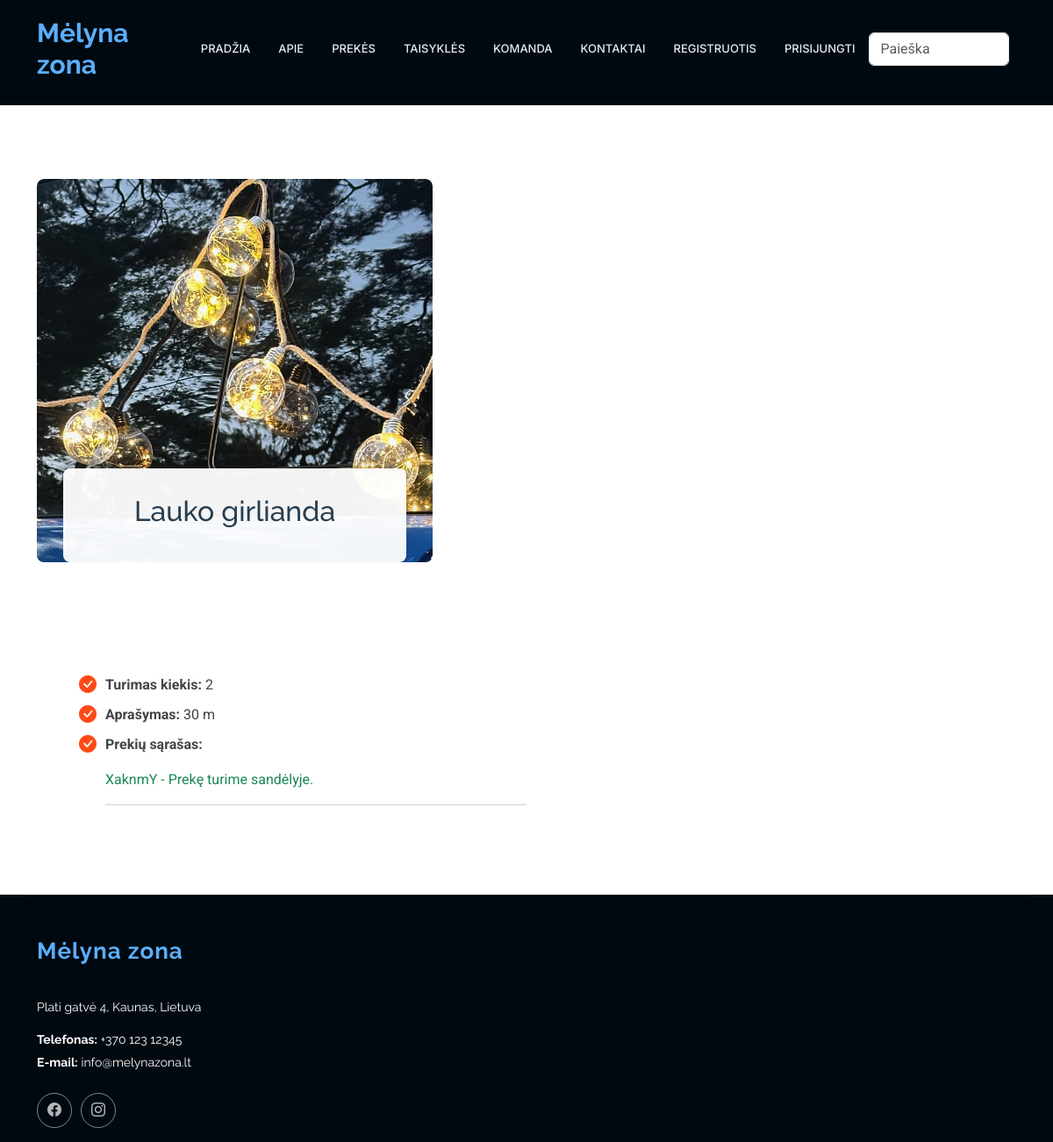
Page /rent/product/3 on the earlier database version.
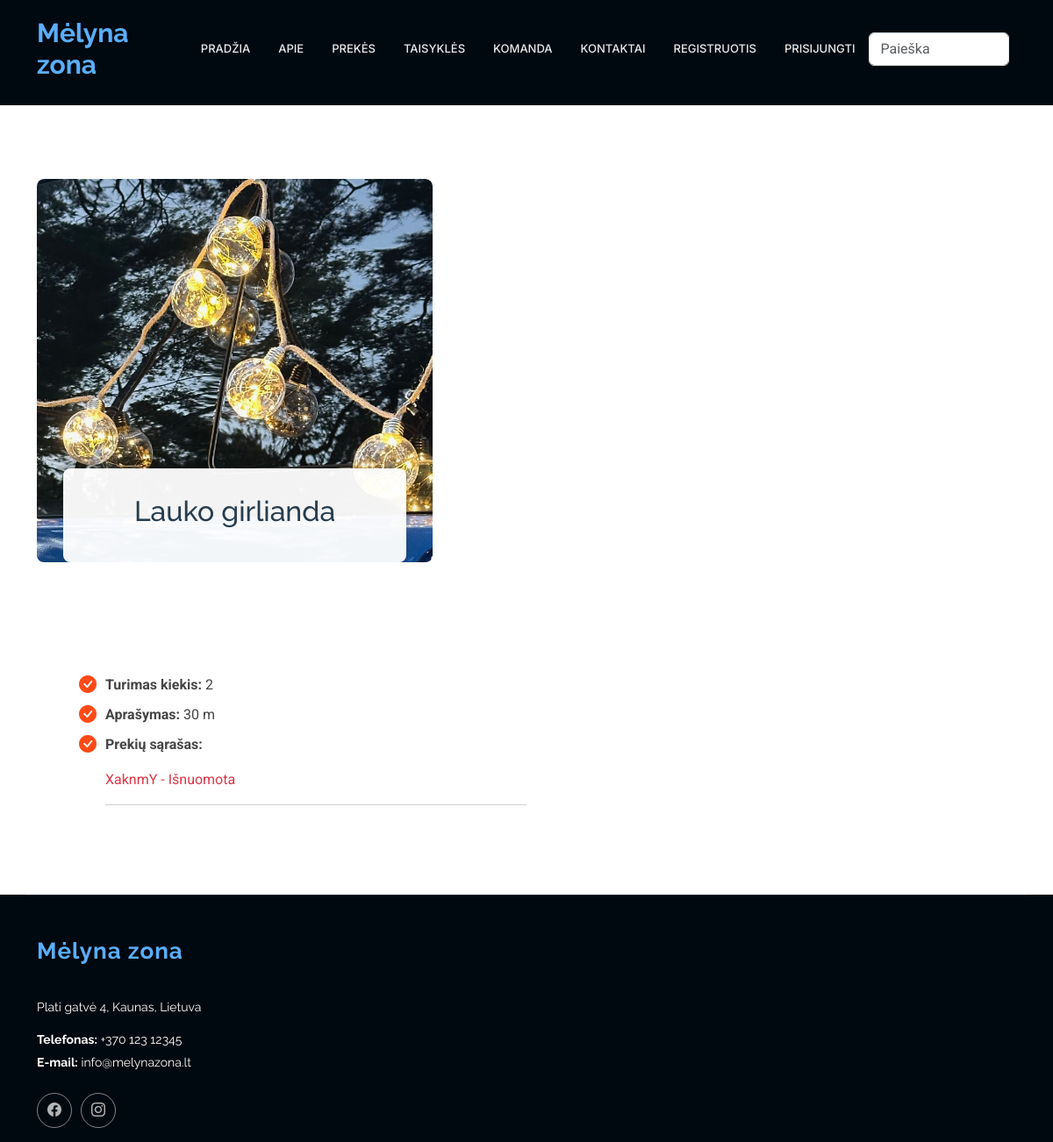
Same page on the later database version.
### rent/models.py (models this page shows)
class Product(models.Model):
    name = models.CharField(verbose_name="Pavadinimas", max_length=100)
    description = HTMLField(verbose_name="Aprašymas", max_length=1000, help_text='Trumpas produkto aprašymas', null=True, blank=True, default="")
    inv_no = models.CharField(verbose_name="Invenorizacijos numeris", max_length=100, null=True, blank=True, unique=True,
                              help_text="Veskite invenorizacijos numerį")
    quantity = models.IntegerField(verbose_name="Kiekis", null=True, blank=True, help_text="Kiekis")
    group = models. ForeignKey(to="Group", on_delete=models.SET_NULL, null=True, blank=True, verbose_name="Produktų grupės", help_text="Parinkite kokia grupei priklauso produktas")
    cover = models.ImageField(verbose_name="Paveikslėlis", upload_to='covers', null=True, blank=True)
    def __str__(self):
        return self.name
    class Meta:
        verbose_name = "Prouktas"
        verbose_name_plural = "Produktai"
        ordering = ['inv_no']

class Status(models.Model):
    uuid = ShortUUIDField(help_text='Unikalus ID vienodams produktams')
    product = models.ForeignKey(to="Product", null=True, blank=True, on_delete=models.CASCADE, verbose_name="Produktas", related_name="product_status")
    is_available = models.BooleanField(default=True)
    customer = models.ForeignKey(to=User, null=True, blank=True, on_delete=models.SET_NULL, verbose_name="Klientas")
    reservations = models.ForeignKey(to="Reservation", on_delete=models.SET_NULL, null=True, blank=True, related_name="status_reservations")
    LOAN_STATUS = (
        ('n', 'Laikinai neprieinama'),
        ('i', 'Išnuomota'),
        ('g', 'Prekę turime sandėlyje.'),
        ('r', 'Rezervuota'),
    )
    condition = models.CharField(max_length=1, choices=LOAN_STATUS, blank=True, default="a", help_text='Būklė')
    class Meta:
        ordering = ['due_date']
        verbose_name = "Produkto būsena"
        verbose_name_plural = "Produktų būsenos"
        ordering = ['product']
    def __str__(self):
        return f"{str(self.uuid)[:6]} - {self.get_condition_display()}"

### rent/views.py (the view)
# urls.py: path("product/<int:product_id>", product, name="product"),
def product(request, product_id):
    context = {"product": Product.objects.prefetch_related('product_status').get(id=product_id)
}
    return render(request, 'product.html', context)

### rent/templates/product.html (shortened to what this page needs)
{% extends "base2.html" %}
{% load i18n %}
{% load static %}
{% block "content" %}
<section id="product_img" class="services section">
    <div class="container" data-aos="fade-up" data-aos-delay="100">
        <div class="row gy-5">
            <div class="col-xl-5 col-md-6" data-aos="zoom-in" data-aos-delay="200">
                <div class="service-item">
                    <div class="img">
                        {% if product.cover %}
                        <div class="img">
                            <img src="{{ product.cover.url }}" class="img-fluid" alt=""
                                 style="max-width: 600px; height: auto;">
                        </div>
                        {% endif %}
                        <div class="details2">
                            <h2>{{ product }}</h2>
                        </div>
                    </div>
                </div>
            </div>
        </div>
    </div>
</section>
<section id="product_description" class="about section">
    <div class="container" data-aos="fade-up" data-aos-delay="100">
        <div class="col-lg-6" data-aos="fade-up" data-aos-delay="250">
            <div class="content ps-0 ps-lg-5">
                <ul class="pt-2">
                    <li><i class="bi bi-check-circle-fill"></i><strong>Turimas kiekis: </strong> {{ product.quantity }}
                    </li>
                    <li><i class="bi bi-check-circle-fill"></i><strong>Aprašymas: </strong> {{ product.description | safe }}
                    </li>
                    <li><i class="bi bi-check-circle-fill"></i><strong>Prekių sąrašas: </strong>
                        {% if product.product_status.all %}
                        {% for status in product.product_status.all %}
                        <p class="{% if status.condition == 'i' or status.condition == 'n' %}text-danger
           {% elif status.condition == 'g' %}text-success
           {% endif %}">{{ status }}</p>
                        <hr/>
                        {% endfor %}
                        {% else %}
                        <p class="text-danger">Šiuo metu neturime šios prekės</p>
                        {% endif %}
                    </li>
                </ul>
            </div>
        </div>
    </div>
</section>
{% endblock %}

### rent/templates/base2.html (shortened to what this page needs)
<!DOCTYPE html>
<html lang="en">
<head>
    {% load static %}
    <link href="{% static 'vendor/bootstrap/css/bootstrap.min.css' %}" rel="stylesheet">
    <link href="{% static 'vendor/bootstrap-icons/bootstrap-icons.css' %}" rel="stylesheet">
    <link href="{% static 'vendor/aos/aos.css' %}" rel="stylesheet">
    <link href="{% static 'vendor/glightbox/css/glightbox.min.css' %}" rel="stylesheet">
    <link href="{% static 'vendor/swiper/swiper-bundle.min.css' %}" rel="stylesheet">
    <link href="{% static 'css/main.css' %}" rel="stylesheet">
</head>
<body class="index-page">
<header id="header" class="header d-flex align-items-center fixed-top">
    <div class="container-fluid container-xl position-relative d-flex align-items-center">
        <a href="{% url 'index' %}#hero" class="logo d-flex align-items-center me-auto">
            <h1 class="sitename" style="color: #5baefc">Mėlyna zona</h1>
        </a>
        <nav id="navmenu" class="navmenu">
            <ul>
                <li><a href="{% url 'index' %}#hero">Pradžia</a></li>
                <li><a href="{% url 'index' %}#about">Apie</a></li>
                <li><a href="{% url 'index' %}#services">Prekės</a></li>
                <li><a href="{% url 'index' %}#features">Taisyklės</a></li>
                <li><a href="{% url 'index' %}#team">Komanda</a></li>
                <li><a href="{% url 'index' %}#contact">Kontaktai</a></li>
                {% if user.is_authenticated %}
                <li class="nav-item"><a class="nav-link" href="{% url 'profile' %}">
                    <svg class="bi bi-person" width="1.5em" height="1.5em" viewBox="0 0 16 16" fill="currentColor"
                         xmlns="http://www.w3.org/2000/svg">
                        <path fill-rule="evenodd"
                              d="M13 14s1 0 1-1-1-4-6-4-6 3-6 4 1 1 1 1h10zm-9.995-.944v-.002.002zM3.022 13h9.956a.274.274 0 00.014-.002l.008-.002c-.001-.246-.154-.986-.832-1.664C11.516 10.68 10.289 10 8 10c-2.29 0-3.516.68-4.168 1.332-.678.678-.83 1.418-.832 1.664a1.05 1.05 0 00.022.004zm9.974.056v-.002.002zM8 7a2 2 0 100-4 2 2 0 000 4zm3-2a3 3 0 11-6 0 3 3 0 016 0z"
                              clip-rule="evenodd"/>
                    </svg>
                    {{ user.get_username }}</a></li>
                <li><a href="{% url 'myproducts' %}">Mano užsakymai</a></li>
                {% if user.profile.is_employee %}
                <li><a href="{% url 'statuses' %}">Būklės</a></li>
                {% endif %}
                <li class="nav-link">
                    <form method="post" action="{% url 'logout' %}">
                        {% csrf_token %}
                        <button class="nav-link active" type="submit">Atsijungti</button>
                    </form>
                </li>
                {% else %}
                <li class="nav-item"><a class="nav-link" href="{% url 'register'%}">Registruotis</a></li>
                <li class="nav-item"><a class="nav-link" href="{% url 'login'%}">Prisijungti</a></li>
                {% endif %}
                <form class="d-flex" action="{% url 'search' %}" method="get">
                    <input class="form-control me-2" type="text" name="query" placeholder="Paieška">
                </form>
            </ul>
        </nav>
    </div>
</header>
<main class="main">
    <section id="hero2" class="hero2 section dark-background">
    </section>
    <main class="main">
        {% block "content" %}{% endblock %}
    </main>
    <footer id="footer" class="footer dark-background">
        <div class="container footer-top">
            <div class="row gy-4">
                <div class="col-lg-4 col-md-6 footer-about">
                    <a href="{% url 'index' %}#hero" class="logo d-flex align-items-center">
                        <span class="sitename" style="color: #5baefc">Mėlyna zona</span>
                    </a>
                    <div class="footer-contact pt-3">
                        <p>Plati gatvė 4, Kaunas, Lietuva</p>
                        <p class="mt-3"><strong>Telefonas:</strong> <span>+370 123 12345</span></p>
                        <p><strong>E-mail:</strong> <span>info@melynazona.lt</span></p>
                    </div>
                    <div class="social-links d-flex mt-4">
                        <a href=""><i class="bi bi-facebook"></i></a>
                        <a href=""><i class="bi bi-instagram"></i></a>
                    </div>
                </div>
            </div>
        </div>
    </footer>
</body>
</html>

### rent/static/css/main.css (style rules this page uses)
:root { --default-font: "Roboto", system-ui, -apple-system, "Segoe UI", Roboto, "Helvetica Neue", Arial, "Noto Sans", "Liberation Sans", sans-serif, "Apple Color Emoji", "Segoe UI Emoji", "Segoe UI Symbol", "Noto Color Emoji"; --heading-font: "Raleway", sans-serif; --nav-font: "Inter", sans-serif; }
:root { --background-color: #ffffff; --default-color: #444444; --heading-color: #273d4e; --accent-color: #ff4a17; --surface-color: #ffffff; --contrast-color: #ffffff; }
:root { --nav-color: #e5eaee; --nav-hover-color: #ff4a17; --nav-mobile-background-color: #ffffff; --nav-dropdown-background-color: #ffffff; --nav-dropdown-color: #444444; --nav-dropdown-hover-color: #ff4a17; }
.dark-background { --background-color: #000910; --default-color: #ffffff; --heading-color: #ffffff; --surface-color: #28323a; --contrast-color: #ffffff; }
:root { scroll-behavior: smooth; }
body { color: var(--default-color); background-color: var(--background-color); font-family: var(--default-font); }
a { color: var(--accent-color); text-decoration: none; transition: 0.3s; }
h1, h2, h3, h4, h5, h6 { color: var(--heading-color); font-family: var(--heading-font); }
.header { --background-color: rgba(0, 0, 0, 0); --default-color: #ffffff; --heading-color: #ffffff; color: var(--default-color); background-color: var(--background-color); padding: 20px 0; transition: all 0.5s; z-index: 997; }
.header .logo { line-height: 1; }
.header .logo h1 { font-size: 30px; margin: 0; font-weight: 700; color: var(--heading-color); }
@media (max-width: 1200px) { .header .logo { order: 1; } }
@media (max-width: 1200px) { .header .navmenu { order: 3; } }
@media (min-width: 1200px) { .navmenu { padding: 0; } }
@media (min-width: 1200px) { .navmenu ul { margin: 0; padding: 0; display: flex; list-style: none; align-items: center; } }
@media (min-width: 1200px) { .navmenu li { position: relative; } }
@media (min-width: 1200px) { .navmenu>ul>li { white-space: nowrap; padding: 15px 14px; } }
@media (min-width: 1200px) { .navmenu a, .navmenu a:focus { color: var(--nav-color); font-size: 13px; padding: 0 2px; font-family: var(--nav-font); font-weight: 500; display: flex; align-items: center; justify-content: space-between; white-space: nowrap; transition: 0.3s; position: relative; text-transform: uppercase; } }
@media (min-width: 1200px) { .navmenu>ul>li>a:before { content: ""; position: absolute; height: 2px; bottom: -6px; left: 0; background-color: var(--nav-hover-color); visibility: hidden; width: 0px; transition: all 0.3s ease-in-out 0s; } }
.footer { color: var(--default-color); background-color: var(--background-color); font-size: 14px; position: relative; }
.footer .footer-top { padding-top: 50px; border-top: 1px solid color-mix(in srgb, var(--default-color), transparent 90%); }
.footer .footer-about .logo { line-height: 1; margin-bottom: 25px; }
.footer .footer-about .logo span { font-size: 26px; font-weight: 700; letter-spacing: 1px; font-family: var(--heading-font); color: var(--heading-color); }
.footer .footer-about p { font-size: 14px; font-family: var(--heading-font); }
.footer .social-links a { display: flex; align-items: center; justify-content: center; width: 40px; height: 40px; border-radius: 50%; border: 1px solid color-mix(in srgb, var(--default-color), transparent 50%); font-size: 16px; color: color-mix(in srgb, var(--default-color), transparent 30%); margin-right: 10px; transition: 0.3s; }
.footer .footer-contact p { margin-bottom: 5px; }
section, .section { color: var(--default-color); background-color: var(--background-color); padding: 60px 0; scroll-margin-top: 90px; overflow: clip; }
.about .content ul { list-style: none; padding: 0; }
.about .content ul li { padding: 0 0 10px 30px; position: relative; }
.about .content ul i { position: absolute; font-size: 20px; left: 0; top: -3px; color: var(--accent-color); }
.services .img { border-radius: 8px; overflow: hidden; }
.services .img img { transition: 0.6s; }
.services .details2 { background: color-mix(in srgb, var(--surface-color), transparent 5%); padding: 30px 10px; margin: -120px 30px 0 30px; transition: all ease-in-out 0.3s; position: relative; text-align: center; border-radius: 8px; box-shadow: 0px 0 25px rgba(0, 0, 0, 0.1); }

Differences in the rows shown:
changed Status: condition "g" → "i" (drawn); uuid+condition "XaknmY - Prekę turime sandėlyje." → "XaknmY - Išnuomota"
